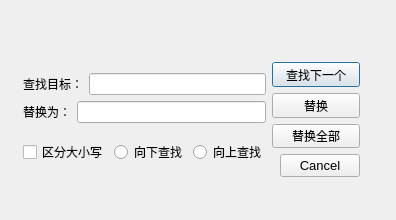
<?xml version="1.0" encoding="UTF-8"?>
<ui version="4.0">
 <class>Replace</class>
 <widget class="QDialog" name="Replace">
  <property name="geometry">
   <rect>
    <x>0</x>
    <y>0</y>
    <width>396</width>
    <height>220</height>
   </rect>
  </property>
  <property name="windowTitle">
   <string>Dialog</string>
  </property>
  <widget class="QWidget" name="layoutWidget">
   <property name="geometry">
    <rect>
     <x>23</x>
     <y>62</y>
     <width>337</width>
     <height>115</height>
    </rect>
   </property>
   <layout class="QHBoxLayout" name="horizontalLayout_4">
    <item>
     <layout class="QVBoxLayout" name="verticalLayout_3">
      <item>
       <layout class="QVBoxLayout" name="verticalLayout_2">
        <item>
         <layout class="QHBoxLayout" name="horizontalLayout_3">
          <item>
           <widget class="QLabel" name="label">
            <property name="text">
             <string>查找目标：</string>
            </property>
           </widget>
          </item>
          <item>
           <widget class="QLineEdit" name="searchText"/>
          </item>
         </layout>
        </item>
        <item>
         <layout class="QHBoxLayout" name="horizontalLayout_2">
          <item>
           <widget class="QLabel" name="label_2">
            <property name="text">
             <string>替换为：</string>
            </property>
           </widget>
          </item>
          <item>
           <widget class="QLineEdit" name="replaceText"/>
          </item>
         </layout>
        </item>
       </layout>
      </item>
      <item>
       <layout class="QHBoxLayout" name="horizontalLayout">
        <item>
         <widget class="QCheckBox" name="caseSensitivive">
          <property name="text">
           <string>区分大小写</string>
          </property>
         </widget>
        </item>
        <item>
         <widget class="QRadioButton" name="findDown">
          <property name="text">
           <string>向下查找</string>
          </property>
         </widget>
        </item>
        <item>
         <widget class="QRadioButton" name="findUp">
          <property name="text">
           <string>向上查找</string>
          </property>
         </widget>
        </item>
       </layout>
      </item>
     </layout>
    </item>
    <item>
     <layout class="QVBoxLayout" name="verticalLayout">
      <item>
       <widget class="QPushButton" name="findNext">
        <property name="text">
         <string>查找下一个</string>
        </property>
       </widget>
      </item>
      <item>
       <widget class="QPushButton" name="replace">
        <property name="text">
         <string>替换</string>
        </property>
       </widget>
      </item>
      <item>
       <widget class="QPushButton" name="replaceAll">
        <property name="text">
         <string>替换全部</string>
        </property>
       </widget>
      </item>
      <item>
       <widget class="QDialogButtonBox" name="buttonBox_2">
        <property name="font">
         <font>
          <pointsize>10</pointsize>
         </font>
        </property>
        <property name="orientation">
         <enum>Qt::Orientation::Horizontal</enum>
        </property>
        <property name="standardButtons">
         <set>QDialogButtonBox::StandardButton::Cancel</set>
        </property>
       </widget>
      </item>
     </layout>
    </item>
   </layout>
  </widget>
 </widget>
 <resources/>
 <connections/>
</ui>
